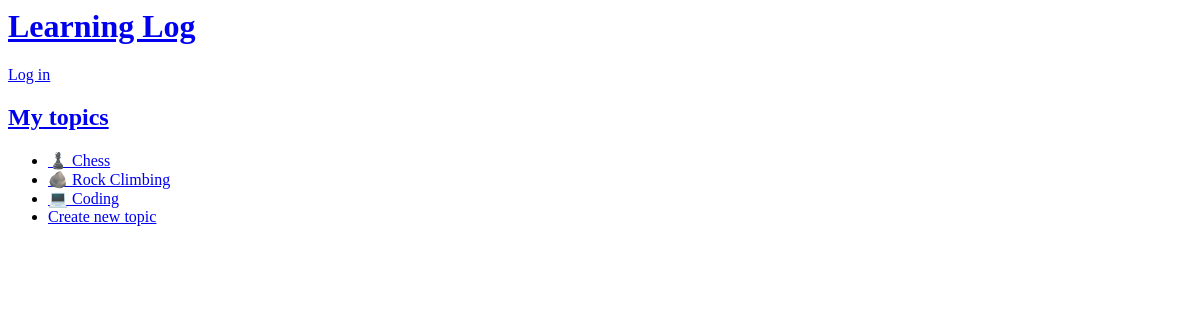
Before: /topics/ with the older database file.
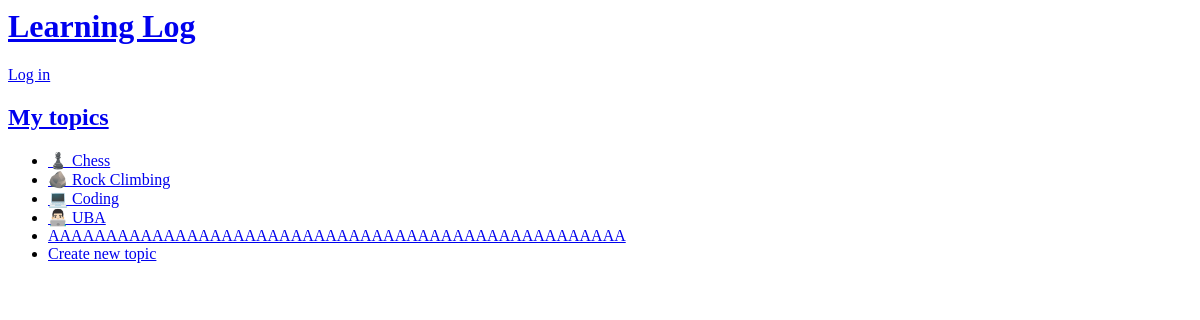
After: the same page with the newer database file.
### learning_logs/models.py (models this page shows, shortened)
class Topic(models.Model):
    text = models.CharField(max_length=50)
    date_added = models.DateTimeField(auto_now_add=True)

### learning_logs/views.py (the view)
# urls.py: path("topics/", views.topics, name="topics"),
def topics(request):
    topics = Topic.objects.order_by("date_added")
    context = {"topics": topics}
    return render(request, "learning_logs/topics.html", context)

### learning_logs/templates/learning_logs/topics.html
{% extends 'learning_logs/base.html' %}
{% block content %}
<h2><a href="{% url 'learning_logs:topics' %}">My topics</a></h2>
<ul>
  {% for topic in topics %}
  <li><a href="{% url 'learning_logs:topic' topic.id %}">{{ topic.text }}</a></li>
  {% empty %}
  <li>No topics have been added yet.</li>
  {% endfor%}
  <li><a href="{% url 'learning_logs:new_topic' %}">Create new topic</a></li>
</ul>
{% endblock content%}

Changed rows visible on the page:
added Topic: text "👨🏻‍💻 UBA"
added Topic: text "AAAAAAAAAAAAAAAAAAAAAAAAAAAAAAAAAAAAAAAAAAAAAAAAAA"
